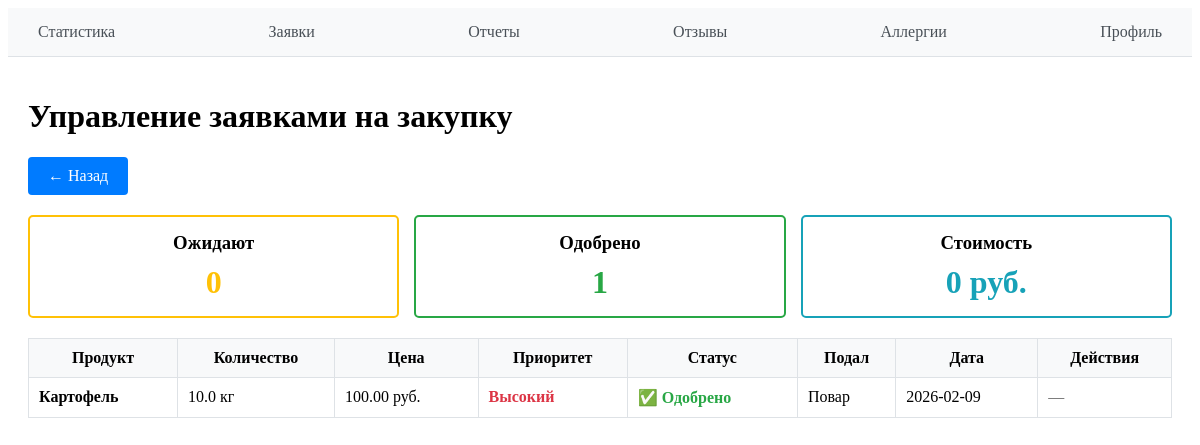
Screenshot of /admin_purchase_manage/ (signed in) with the database file from the repository.
### tables this page shows
CREATE TABLE purchase_requests (
                id INTEGER PRIMARY KEY AUTOINCREMENT,
                item_name TEXT,
                quantity REAL,
                unit TEXT,
                price REAL,
                reason TEXT,
                priority TEXT DEFAULT 'normal',
                status TEXT DEFAULT 'pending',
                created_by INTEGER,
                created_date TIMESTAMP DEFAULT CURRENT_TIMESTAMP,
                FOREIGN KEY (created_by) REFERENCES users (id)
            );

CREATE TABLE users (
                id INTEGER PRIMARY KEY AUTOINCREMENT,
                username TEXT UNIQUE,
                password_hash TEXT,
                role TEXT,
                full_name TEXT,
                allergies TEXT,
                preferences TEXT,
                class TEXT
            );

### main.py (the view, shortened to what this page needs)
@app.route('/admin_purchase_manage/', methods=['GET', 'POST'])
def admin_purchase_manage():
    if 'user' not in session:
        return redirect('/login_user_help/')
    user = session.get('user')
    if user['role'] != 'admin':
        return redirect('/')
    db = sql.connect('db_for_project.db')
    cursor = db.cursor()
    cursor.execute('''
        SELECT pr.id, pr.item_name, pr.quantity, pr.unit, pr.price,
               pr.reason, pr.priority, pr.status, pr.created_date,
               u.full_name as creator_name
        FROM purchase_requests pr
        JOIN users u ON pr.created_by = u.id
        ORDER BY
            CASE priority
                WHEN 'high' THEN 1
                WHEN 'normal' THEN 2
                WHEN 'low' THEN 3
            END,
            pr.created_date DESC
    ''')
    all_requests = cursor.fetchall()
    cursor.execute("SELECT COUNT(*) FROM purchase_requests WHERE status = 'pending'")
    pending_count = cursor.fetchone()[0] or 0
    cursor.execute("SELECT SUM(price * quantity) FROM purchase_requests WHERE status = 'pending'")
    total_cost = cursor.fetchone()[0] or 0
    cursor.execute("SELECT COUNT(*) FROM purchase_requests WHERE status = 'approved'")
    approved_count = cursor.fetchone()[0] or 0
    db.close()
    return render_template('admin_purchase_manage.html',
                           user=user,
                           all_requests=all_requests,
                           pending_count=pending_count,
                           total_cost=total_cost,
                           approved_count=approved_count)

### templates/admin_purchase_manage.html (shortened to what this page needs)
{% extends "base.html" %}
{% block content %}
<div style="max-width: 1200px; margin: 0 auto; padding: 20px;">
    <h1>Управление заявками на закупку</h1>
    <div style="margin: 20px 0; display: flex; gap: 20px;">
        <a href="/admin_stats/" style="padding: 10px 20px; background: #007bff; color: white; text-decoration: none; border-radius: 4px;">← Назад</a>
    </div>
    <div style="display: grid; grid-template-columns: repeat(3, 1fr); gap: 15px; margin: 20px 0;">
        <div style="border: 2px solid #ffc107; padding: 15px; border-radius: 5px; text-align: center;">
            <h3 style="margin: 0 0 10px 0;">Ожидают</h3>
            <p style="font-size: 32px; font-weight: bold; margin: 0; color: #ffc107;">{{ pending_count }}</p>
        </div>
        <div style="border: 2px solid #28a745; padding: 15px; border-radius: 5px; text-align: center;">
            <h3 style="margin: 0 0 10px 0;">Одобрено</h3>
            <p style="font-size: 32px; font-weight: bold; margin: 0; color: #28a745;">{{ approved_count }}</p>
        </div>
        <div style="border: 2px solid #17a2b8; padding: 15px; border-radius: 5px; text-align: center;">
            <h3 style="margin: 0 0 10px 0;">Стоимость</h3>
            <p style="font-size: 32px; font-weight: bold; margin: 0; color: #17a2b8;">{{ "%.2f"|format(total_cost) if total_cost else 0 }} руб.</p>
        </div>
    </div>
    {% if all_requests %}
    <table style="width: 100%; border-collapse: collapse; margin-top: 20px;">
        <thead>
            <tr style="background-color: #f8f9fa;">
                <th style="border: 1px solid #dee2e6; padding: 10px;">Продукт</th>
                <th style="border: 1px solid #dee2e6; padding: 10px;">Количество</th>
                <th style="border: 1px solid #dee2e6; padding: 10px;">Цена</th>
                <th style="border: 1px solid #dee2e6; padding: 10px;">Приоритет</th>
                <th style="border: 1px solid #dee2e6; padding: 10px;">Статус</th>
                <th style="border: 1px solid #dee2e6; padding: 10px;">Подал</th>
                <th style="border: 1px solid #dee2e6; padding: 10px;">Дата</th>
                <th style="border: 1px solid #dee2e6; padding: 10px;">Действия</th>
            </tr>
        </thead>
        <tbody>
            {% for req in all_requests %}
            <tr>
                <td style="border: 1px solid #dee2e6; padding: 10px;">
                    <strong>{{ req[1] }}</strong>
                </td>
                <td style="border: 1px solid #dee2e6; padding: 10px;">{{ req[2] }} {{ req[3] }}</td>
                <td style="border: 1px solid #dee2e6; padding: 10px;">
                    {% if req[4] and req[4] > 0 %}
                    {{ "%.2f"|format(req[4]) }} руб.
                    {% else %}
                    <span style="color: #666;">не указана</span>
                    {% endif %}
                </td>
                <td style="border: 1px solid #dee2e6; padding: 10px;">
                    {% if req[6] == 'high' %}
                    <span style="color: #dc3545; font-weight: bold;">Высокий</span>
                    {% elif req[6] == 'normal' %}
                    <span style="color: #17a2b8;">Обычный</span>
                    {% elif req[6] == 'low' %}
                    <span style="color: #6c757d;">Низкий</span>
                    {% endif %}
                </td>
                <td style="border: 1px solid #dee2e6; padding: 10px;">
                    {% if req[7] == 'pending' %}
                    <span style="color: #ffc107; font-weight: bold;">⏳ Ожидает</span>
                    {% elif req[7] == 'approved' %}
                    <span style="color: #28a745; font-weight: bold;">✅ Одобрено</span>
                    {% elif req[7] == 'rejected' %}
                    <span style="color: #dc3545; font-weight: bold;">❌ Отклонено</span>
                    {% endif %}
                </td>
                <td style="border: 1px solid #dee2e6; padding: 10px;">{{ req[9] }}</td>
                <td style="border: 1px solid #dee2e6; padding: 10px;">{{ req[8][:10] }}</td>
                <td style="border: 1px solid #dee2e6; padding: 10px;">
                    {% if req[7] == 'pending' %}
                    <form method="POST" style="display: inline;">
                        <input type="hidden" name="request_id" value="{{ req[0] }}">
                        <input type="hidden" name="action" value="approve">
                        <button type="submit" style="padding: 5px 10px; background: #28a745; color: white; border: none; border-radius: 3px; cursor: pointer; margin-right: 5px;">✓ Одобрить</button>
                    </form>
                    <form method="POST" style="display: inline;">
                        <input type="hidden" name="request_id" value="{{ req[0] }}">
                        <input type="hidden" name="action" value="reject">
                        <button type="submit" style="padding: 5px 10px; background: #dc3545; color: white; border: none; border-radius: 3px; cursor: pointer;">✗ Отклонить</button>
                    </form>
                    {% else %}
                    <span style="color: #666;">—</span>
                    {% endif %}
                </td>
            </tr>
            {% endfor %}
        </tbody>
    </table>
    {% else %}
    <div style="text-align: center; padding: 40px; color: #666;">
        <p style="font-size: 18px;">Нет заявок на закупку</p>
    </div>
    {% endif %}
</div>
{% endblock %}

### rows the page displays
purchase_requests: item_name "Картофель", quantity "10.0", unit "кг", price "100.00", priority "Высокий", status "✅ Одобрено", full_name "Повар", created_date "2026-02-09"

### other values shown
{{ pending_count }} "0"
{{ approved_count }} "1"
{{ "%.2f"|format(total_cost) if total_cost else 0 }} "0"
